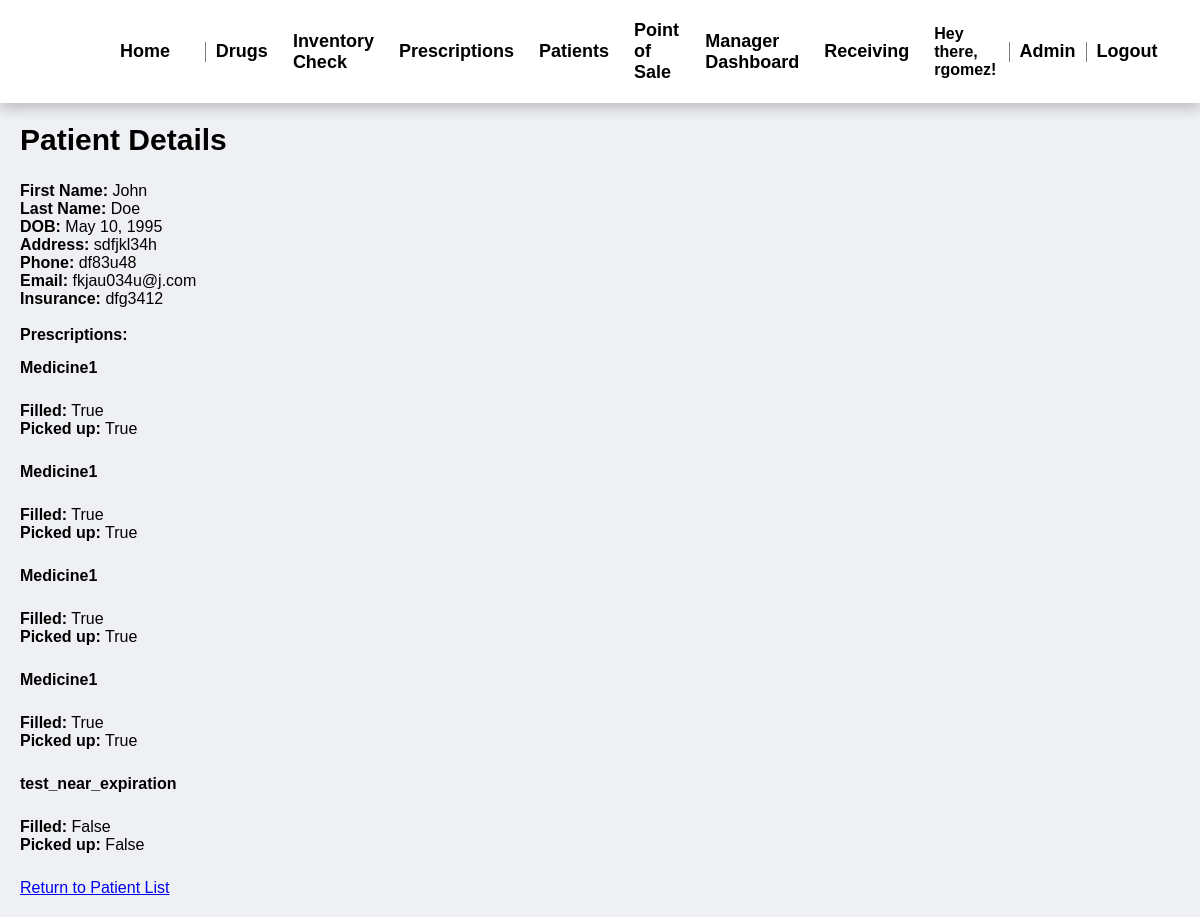
Page /patients/details/2/ (signed in) on the earlier database version.
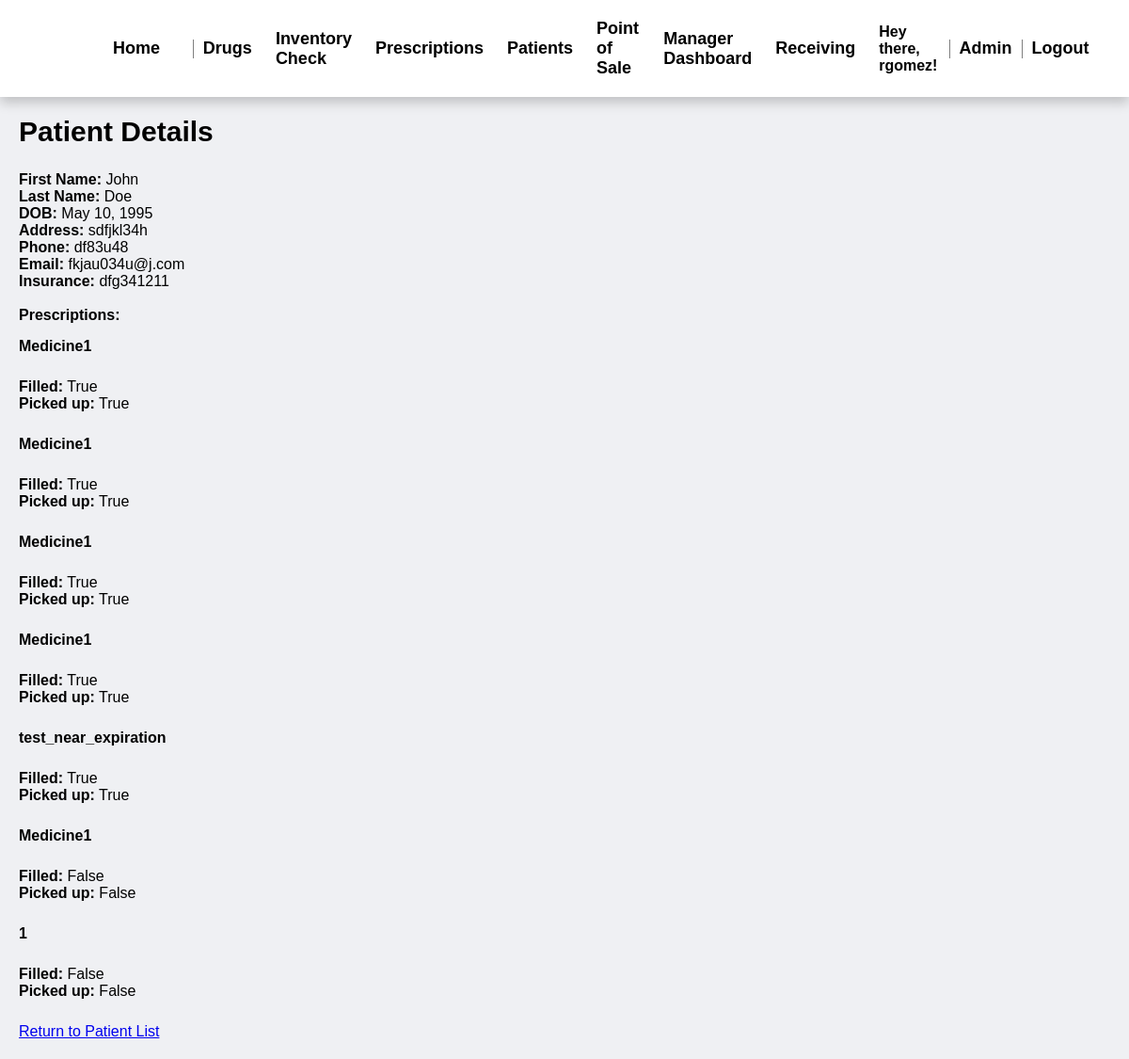
Same page on the later database version.
### patient/models.py (models this page shows, shortened)
class Patient(models.Model):
    first_name = models.CharField(max_length=255)
    last_name = models.CharField(max_length=255)
    dob = models.DateField()
    address = models.CharField(max_length=255)
    phone = models.CharField(max_length=255)
    email = models.EmailField()
    insurance = models.CharField(max_length=255)

### prescriptions/models.py (models this page shows, shortened)
class Prescription(models.Model):
    patient = models.ForeignKey(Patient, on_delete=models.CASCADE, null=True, related_name="prescriptions")
    medication = models.ForeignKey(Drug, on_delete=models.CASCADE, null=True)
    dosage = models.CharField(max_length=100)
    instructions = models.TextField(max_length=1000)
    doctor_name = models.CharField(max_length=100)
    in_person = models.BooleanField(default=False)
    date_prescribed = models.DateTimeField(auto_now_add=True)
    price = models.DecimalField(max_digits=10, decimal_places=2, default=0)
    is_filled = models.BooleanField(default=False)  # New field to track if prescription is filled
    picked_up = models.BooleanField(default=False)  # New field to track if prescription has been picked up by patient
    created_by = CurrentUserField()

### drugs/models.py (models this page shows, shortened)
class Drug(models.Model):
    DOSAGE_FORM = [
        ("Tablet", "Tablet"),
        ("Capsule", "Capsule"),
        ("Liquid", "Liquid"),
        ("Ointment", "Ointment")
    ]
    DRUG_CLASS= [
        ('Analgesics', 'Analgesics'),
        ('Antibiotics', 'Antibiotics'),
        ('Antivirals', 'Antivirals'),
        ('Antidepressants', 'Antidepressants'),
        ('Antihypertensives', 'Antihypertensives'),
        ('Antihistamines', 'Antihistamines'),
        ('Anticoagulants', 'Anticoagulants'),
        ('Diuretics', 'Diuretics'),
        ('Hormonal agents', 'Hormonal agents'),
        ('Statins', 'Statins'),
        ('Beta-blockers', 'Beta-blockers'),
        ('Corticosteroids', 'Corticosteroids'),
        ('Mood stabilizers', 'Mood stabilizers'),
        ('Antipsychotics', 'Antipsychotics'),
        ('Immunosuppressants', 'Immunosuppressants'),
    ]
    RX_CHOICE = [
        ('Yes', 'Yes'),
        ('No', 'No'),
    ]
    drug_name    = models.CharField(max_length=255) # Common name.
    generic_name = models.CharField(max_length=255, blank=True, null=True) # Generic name.
    brand_name   = models.CharField(max_length=255, blank=True, null=True) # Brand names associated.
    dosage_form  = models.CharField(max_length=20, choices=DOSAGE_FORM) # Dosage form: tablet, capsule, liquid, ointment.
    strength     = models.PositiveIntegerField() # Amount of active ingredients per unit in mg.
    manufacturer = models.CharField(max_length=255) # Manufacturer name.
    drug_class   = models.CharField(max_length=20, choices=DRUG_CLASS) # Classification: antibiotic, analgesic...
    indications  = models.TextField(blank=True, null=True) # Medical condition for which the drug is prescribed.
    side_effects = models.TextField(blank=True, null=True) # Common side effects.
    contraind    = models.TextField(blank=True, null=True) # Conditions that serve as reasons to not use the drug.
    dosage_inst  = models.TextField(blank=True, null=True) # Recommended dosage.
    stock_qty    = models.PositiveIntegerField(default=0) # Number of units available.
    exp_date     = models.DateField() # Expiration date.
    rx_required  = models.CharField(max_length=20, choices=RX_CHOICE) # Is a prescription is necessary.
    price        = models.DecimalField(max_digits=10, decimal_places=2) # Cost of the drug per unit.
    storage_cond = models.TextField(blank=True, null=True) # Recommended storage information: temperature, light exposure...
    bar_code     = models.CharField(max_length=100, unique=True) # Unique identifier.
    created_at   = models.DateTimeField(auto_now_add=True) # Date of entry created.
    updated_at   = models.DateTimeField(auto_now=True) # Date of entry updated.

### patient/views.py (the view)
# urls.py: path('details/<int:pk>/', views.patient_details, name='patient_details')
@login_required
def patient_details(request, pk):
    patient = get_object_or_404(Patient, pk=pk)
    return render(request, 'patient_details.html', {'patient' : patient})

### drugs/templatetags/custom_filters.py (called while the page is built)
@register.filter
def is_in_group(user, group_names):
    group_list = group_names.split(',')
    return user.groups.filter(name__in=group_list).exists()

### patient/templates/patient_details.html (shortened to what this page needs)
{% extends "base.html" %}
{% load custom_filters %}
{% block css %}
    {% load static %}
    <link rel="stylesheet" type="text/css" href="{% static 'prescription_list.css' %}" />
{% endblock css %}
{% block content %}
    <html>
    <head>
    </head>
    <body>
        <h2>Patient Details</h2>
        <ul>
            <strong>First Name:</strong> {{ patient.first_name }}<br>
            <strong>Last Name:</strong> {{ patient.last_name }}<br>
            <strong>DOB:</strong> {{ patient.dob }}<br>
            <strong>Address:</strong> {{ patient.address }}<br>
            <strong>Phone:</strong> {{ patient.phone }}<br>
            <strong>Email:</strong> {{ patient.email }}<br>
            <strong>Insurance:</strong> {{ patient.insurance }}<br><br>
            <strong>Prescriptions:</strong><br>
                <li>
                {% for prescription in patient.prescriptions.all %}
                <strong>{{prescription.medication.drug_name}}</strong>
                <ul>
                    <strong>Filled:</strong> {{prescription.is_filled}}<br>
                    <strong>Picked up:</strong> {{prescription.picked_up}}<br>
                </ul>
                {% endfor %}
                </li>
        </ul>
    </body>
    <a href="{% url 'patient_list'%}">Return to Patient List</a>
    </html>
{% endblock %}

Differences in the rows shown:
changed Patient "John": insurance "dfg3412" → "dfg341211"
changed Prescription "test_near_expiration": is_filled "False" → "True"; picked_up "False" → "True"
added Prescription: medication.drug_name "Medicine1", is_filled "False", picked_up "False"
added Prescription: medication.drug_name "1", is_filled "False", picked_up "False"
